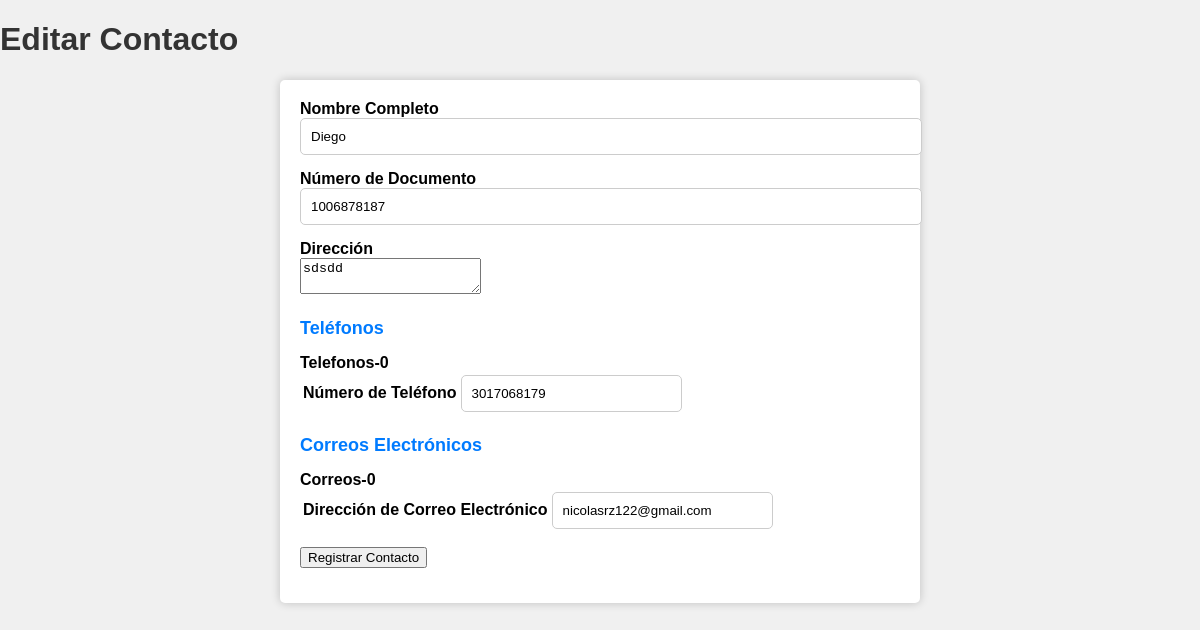
The page /editar_contacto/1 on the database as committed earlier.
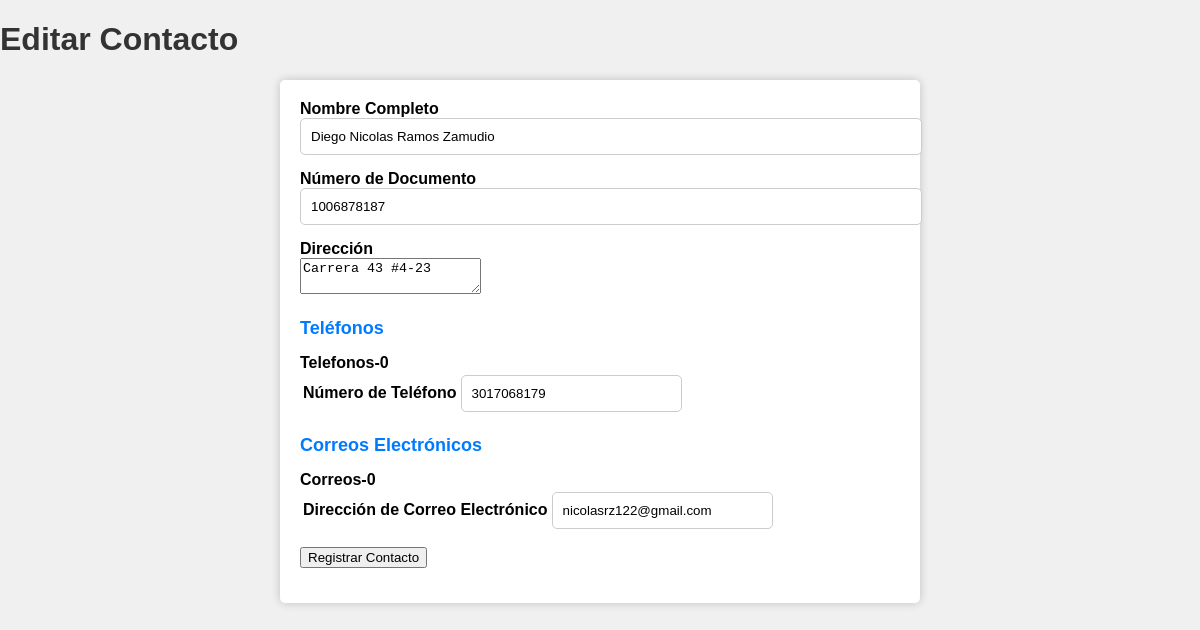
The same page on the database as committed later.
### models.py (models this page shows)
class Contact(db.Model):
    id = db.Column(db.Integer, primary_key=True)
    nombre_completo = db.Column(db.String(100), nullable=False)
    numero_documento = db.Column(db.String(20))
    direccion = db.Column(db.String(200))
    telefonos = db.relationship('Telefono', backref='contacto', lazy=True)
    correos = db.relationship('Correo', backref='contacto', lazy=True)

### app.py (the view)
@app.route("/editar_contacto/<int:id>", methods=['GET', 'POST'])
def editar_contacto(id):
    contacto = Contact.query.get_or_404(id)
    form = ContactoForm(obj=contacto)
    print(form.validate_on_submit())
    if form.validate_on_submit():
        form.populate_obj(contacto)
        db.session.commit()
        flash('El contacto se ha actualizado con éxito', 'success')
        return redirect(url_for('listar_contactos'))
    else:
        print(form.errors)
    return render_template('editar_contacto.html', form=form, contacto=contacto)

### forms.py
class ContactoForm(FlaskForm):
    nombre_completo = StringField('Nombre Completo', validators=[DataRequired()])
    numero_documento = StringField('Número de Documento')
    direccion = TextAreaField('Dirección')
    telefonos = FieldList(FormField(TelefonoForm), min_entries=1)
    correos = FieldList(FormField(CorreoForm), min_entries=1)
    submit = SubmitField('Registrar Contacto')

class TelefonoForm(FlaskForm):
    numero = StringField('Número de Teléfono', validators=[DataRequired()])

### templates/editar_contacto.html (shortened to what this page needs)
<!DOCTYPE html>
<html lang="es">
<head>
    <link rel="stylesheet" href="{{ url_for('static', filename='formulario.css') }}">
</head>
<body>
    <h1>Editar Contacto</h1>
    <form method="POST">
        <div>
            {{ form.nombre_completo.label }}
            {{ form.nombre_completo }}
        </div>
        <div>
            {{ form.numero_documento.label }}
            {{ form.numero_documento }}
        </div>
        <div>
            {{ form.direccion.label }}
            {{ form.direccion }}
        </div>
        <div>
            <h2>Teléfonos</h2>
            {% for telefono in form.telefonos %}
            <div>
                {{ telefono.label }}
                {{ telefono }}
            </div>
            {% endfor %}
        </div>
        <div>
            <h2>Correos Electrónicos</h2>
            {% for correo in form.correos %}
            <div>
                {{ correo.label }}
                {{ correo }}
            </div>
            {% endfor %}
        </div>
        <div>
            {{ form.submit() }}
        </div>
    </form>
</body>
</html>

Rows that differ between the two databases and show on the page:
changed Contact: nombre_completo "Diego" → "Diego Nicolas Ramos Zamudio"; direccion "sdsdd" → "Carrera 43 #4-23"
